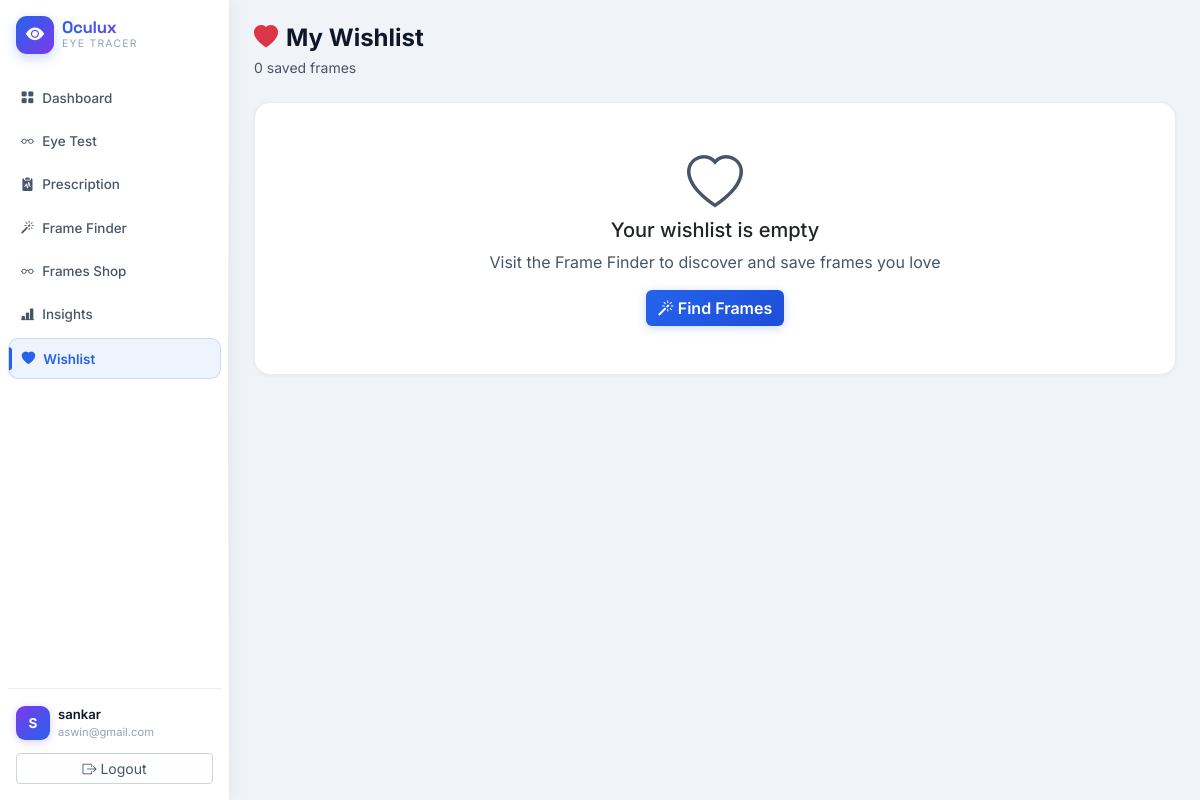
Screenshot of /wishlist (signed in) with the database file from the repository.
### app.py (models this page shows)
class User(UserMixin, db.Model):
    __tablename__ = 'users'
    id = db.Column(db.Integer, primary_key=True)
    name = db.Column(db.String(120), nullable=False)
    age  = db.Column(db.Integer)
    email = db.Column(db.String(120), unique=True, nullable=False)
    password_hash = db.Column(db.String(256), nullable=False)
    created_at = db.Column(db.DateTime, default=datetime.utcnow)
    prescriptions = db.relationship('Prescription', backref='user', lazy=True)
    eye_tests     = db.relationship('EyeTestSession', backref='user', lazy=True)
    wishlist      = db.relationship('WishlistItem', backref='user', lazy=True)
    preferences   = db.relationship('UserPreference', backref='user', uselist=False, lazy=True)

### app.py (the view)
@app.route('/wishlist')
@login_required
def wishlist():
    items = WishlistItem.query.filter_by(user_id=current_user.id).order_by(WishlistItem.added_at.desc()).all()
    return render_template('wishlist.html', items=items)

### app.py (called while the page is built)
@login_manager.user_loader
def load_user(uid):
    return User.query.get(int(uid))

@app.context_processor
def inject_now():
    return {'now': datetime.utcnow()}

### templates/wishlist.html (shortened to what this page needs)
{% extends 'base.html' %}
{% block content %}
<div class="d-flex align-items-center gap-3 mb-4">
  <div>
    <h4 class="fw-bold mb-1"><i class="bi bi-heart-fill me-2 text-danger"></i>My Wishlist</h4>
    <p class="text-secondary small mb-0">{{ items|length }} saved frame{% if items|length != 1 %}s{% endif %}</p>
  </div>
</div>
{% if items %}
<div class="row g-3" id="wishlistGrid">
  {% for item in items %}
  <div class="col-6 col-md-4 col-lg-3" id="witem{{ item.id }}">
    <div class="card card-dark h-100 frame-card">
      <div class="card-body text-center">
        <div class="frame-svg-container mb-3" id="svgContainer{{ item.id }}"></div>
        <h6 class="fw-semibold mb-1" style="color:var(--text-primary)">{{ item.frame_name }}</h6>
        <p class="text-secondary small mb-1">{{ item.frame_type }}</p>
        <p class="text-secondary" style="font-size:.72rem">{{ item.rim_type }}</p>
        <p class="text-secondary" style="font-size:.7rem"><i class="bi bi-calendar me-1"></i>{{ item.added_at.strftime('%d %b %Y') }}</p>
        <div class="d-flex gap-1 justify-content-center flex-wrap">
          {% for store, icon, color in [('Lenskart','bag','primary'),('Specsmakers','shop','info'),('Titan Eye+','gem','warning'),('John Jacobs','award','success')] %}
          <a href="https://www.{{ store.lower().replace(' ','').replace('+','plus').replace('jacobs','jacobs') }}.com/search?q={{ item.frame_type|urlencode }}"
             target="_blank" class="btn btn-xs btn-outline-{{ color }}" style="font-size:.65rem;padding:2px 6px">{{ store }}</a>
          {% endfor %}
        </div>
      </div>
      <div class="card-footer border-secondary d-flex gap-2">
        <div class="form-check mb-0"><input class="form-check-input compare-check" type="checkbox" value="{{ item.id }}" id="cmp{{ item.id }}"><label class="form-check-label text-secondary small" for="cmp{{ item.id }}">Compare</label></div>
        <button class="btn btn-sm btn-outline-danger ms-auto" onclick="removeWishlist({{ item.id }})"><i class="bi bi-trash"></i></button>
      </div>
    </div>
  </div>
  {% endfor %}
</div>
<div class="modal fade" id="compareModal" tabindex="-1">
  <div class="modal-dialog modal-xl">
    <div class="modal-content ">
      <div class="modal-header" style="border-color:var(--border-subtle)">
        <h5 class="modal-title fw-bold"><i class="bi bi-columns-gap me-2"></i>Frame Comparison</h5>
        <button type="button" class="btn-close btn-close" data-bs-dismiss="modal"></button>
      </div>
      <div class="modal-body" id="compareBody"></div>
    </div>
  </div>
</div>
{% else %}
<div class="card card-dark">
  <div class="card-body text-center py-5">
    <i class="bi bi-heart display-4 text-secondary"></i>
    <h5 mt-3">Your wishlist is empty</h5>
    <p class="text-secondary">Visit the Frame Finder to discover and save frames you love</p>
    <a href="{{ url_for('frame_finder') }}" class="btn btn-primary"><i class="bi bi-magic me-1"></i>Find Frames</a>
  </div>
</div>
{% endif %}
{% endblock %}

### templates/base.html (shortened to what this page needs)
<!DOCTYPE html>
<html lang="en">
<head>
<link href="https://cdn.jsdelivr.net/npm/bootstrap@5.3.3/dist/css/bootstrap.min.css" rel="stylesheet">
<link href="https://cdn.jsdelivr.net/npm/bootstrap-icons@1.11.3/font/bootstrap-icons.min.css" rel="stylesheet">
<link href="{{ url_for('static', filename='css/style.css') }}" rel="stylesheet">
</head>
<body style="background:var(--bg-void)">
{% if current_user.is_authenticated %}
<div class="d-flex vh-100 overflow-hidden">
  <nav class="sidebar d-flex flex-column flex-shrink-0 py-3 px-2" id="sidebar">
    <div class="sidebar-brand d-flex align-items-center gap-2 px-2 mb-4">
      <div class="brand-icon"><i class="bi bi-eye-fill"></i></div>
      <div>
        <div class="brand-name">Oculux</div>
        <div class="brand-sub">Eye Tracer</div>
      </div>
    </div>
    <ul class="nav flex-column gap-1 flex-grow-1">
      <li><a href="{{ url_for('dashboard') }}" class="nav-link sidebar-link {% if request.endpoint=='dashboard' %}active{% endif %}"><i class="bi bi-grid-fill me-2"></i>Dashboard</a></li>
      <li><a href="{{ url_for('eye_test') }}" class="nav-link sidebar-link {% if request.endpoint=='eye_test' %}active{% endif %}"><i class="bi bi-eyeglasses me-2"></i>Eye Test</a></li>
      <li><a href="{{ url_for('prescription') }}" class="nav-link sidebar-link {% if request.endpoint=='prescription' %}active{% endif %}"><i class="bi bi-clipboard2-pulse-fill me-2"></i>Prescription</a></li>
      <li><a href="{{ url_for('frame_finder') }}" class="nav-link sidebar-link {% if request.endpoint=='frame_finder' %}active{% endif %}"><i class="bi bi-magic me-2"></i>Frame Finder</a></li>
      <li><a href="{{ url_for('frames') }}" class="nav-link sidebar-link {% if request.endpoint=='frames' %}active{% endif %}"><i class="bi bi-eyeglasses me-2"></i>Frames Shop</a></li>
      <li><a href="{{ url_for('insights') }}" class="nav-link sidebar-link {% if request.endpoint=='insights' %}active{% endif %}"><i class="bi bi-bar-chart-line-fill me-2"></i>Insights</a></li>
      <li><a href="{{ url_for('wishlist') }}" class="nav-link sidebar-link {% if request.endpoint=='wishlist' %}active{% endif %}"><i class="bi bi-heart-fill me-2"></i>Wishlist</a></li>
    </ul>
    <div class="mt-auto px-2 pt-3" style="border-top:1px solid var(--border-subtle)">
      <div class="d-flex align-items-center gap-2 mb-2">
        <div class="user-avatar">{{ current_user.name[0].upper() }}</div>
        <div>
          <div class="fw-semibold" style="font-size:.82rem;color:var(--text-primary)">{{ current_user.name }}</div>
          <div style="font-size:.7rem;color:var(--text-muted)">{{ current_user.email }}</div>
        </div>
      </div>
      <a href="{{ url_for('logout') }}" class="btn btn-sm btn-outline-secondary w-100 mt-1"><i class="bi bi-box-arrow-right me-1"></i>Logout</a>
    </div>
  </nav>
  <main class="flex-grow-1 overflow-auto p-4" id="main-content">
    {% block content %}{% endblock %}
  </main>
</div>
{% else %}
{% block auth_content %}{% endblock %}
{% endif %}
</body>
</html>

### static/css/style.css (style rules this page uses)
:root { --sidebar-width: 230px; --bg-void: #f0f4f9; --bg-dark: #e8edf5; --bg-surface: #ffffff; --bg-card: #ffffff; --bg-card-hover: #f8fafc; --bg-elevated: #f1f5fb; --accent: #2563eb; --accent-dim: #1d4ed8; --accent-glow: rgba(37,99,235,.12); --accent-glow-sm: rgba(37,99,235,.06); --accent-2: #0ea5e9; --accent-purple: #7c3aed; --accent-violet: rgba(124,58,237,.1); --green: #059669; --green-dim: rgba(5,150,105,.1); --amber: #d97706; --amber-dim: rgba(217,119,6,.08); --red: #dc2626; --red-dim: rgba(220,38,38,.08); --text-primary: #0f172a; --text-secondary: #475569; --text-muted: #94a3b8; --border: rgba(37,99,235,.15); --border-subtle: rgba(15,23,42,.08); --border-strong: rgba(37,99,235,.35); }
*,*::before,*::after { box-sizing:border-box }
body { font-family:'Inter',-apple-system,BlinkMacSystemFont,sans-serif;background:var(--bg-void);color:var(--text-primary);overflow-x:hidden }
.sidebar { width:var(--sidebar-width);background:#ffffff;border-right:1px solid var(--border-subtle);transition:width .3s cubic-bezier(.4,0,.2,1);z-index:100;box-shadow:2px 0 16px rgba(15,23,42,.06);position:relative }
.sidebar::after { content:'';position:absolute;top:0;right:0;width:1px;height:100%;background:linear-gradient(180deg,transparent,#cbd5e1,transparent);opacity:.5 }
.brand-icon { width:38px;height:38px;background:linear-gradient(135deg,var(--accent) 0%,var(--accent-purple) 100%);border-radius:11px;display:flex;align-items:center;justify-content:center;color:#fff;font-size:1.15rem;flex-shrink:0;box-shadow:0 4px 12px rgba(37,99,235,.25) }
.brand-name { font-family:'Space Grotesk',sans-serif;font-weight:700;font-size:1.05rem;background:linear-gradient(90deg,var(--accent),var(--accent-purple));-webkit-background-clip:text;-webkit-text-fill-color:transparent;background-clip:text;letter-spacing:-.02em;line-height:1 }
.brand-sub { font-size:.65rem;color:var(--text-muted);letter-spacing:.12em;text-transform:uppercase }
.sidebar-link { border-radius:10px;padding:.6rem .8rem;font-size:.84rem;font-weight:500;color:var(--text-secondary);transition:all .18s ease;display:flex;align-items:center;position:relative }
.sidebar-link.active { background:rgba(37,99,235,.08);color:var(--accent);font-weight:600;border:1px solid rgba(37,99,235,.18) }
.sidebar-link.active::before { content:'';position:absolute;left:0;top:50%;transform:translateY(-50%);width:3px;height:60%;background:var(--accent);border-radius:0 3px 3px 0 }
.user-avatar { width:34px;height:34px;border-radius:9px;background:linear-gradient(135deg,var(--accent-purple),var(--accent));display:flex;align-items:center;justify-content:center;color:#fff;font-size:.85rem;font-weight:700;flex-shrink:0;box-shadow:0 2px 8px rgba(124,58,237,.25) }
.card-dark { background:var(--bg-card);border:1px solid var(--border-subtle);border-radius:16px;transition:border-color .2s,box-shadow .2s;box-shadow:0 1px 4px rgba(15,23,42,.05) }
.btn-primary { background:linear-gradient(135deg,var(--accent),var(--accent-dim))!important;border:none!important;color:#fff!important;font-weight:600!important;box-shadow:0 2px 10px rgba(37,99,235,.25);transition:all .2s!important }
.btn-outline-secondary { border-color:#cbd5e1!important;color:var(--text-secondary)!important;background:transparent!important }
#main-content { background:var(--bg-void) }
.text-secondary { color:var(--text-secondary)!important }
.fw-bold { color:var(--text-primary) }

### rows the page displays
User: name "S", name "sankar", email "aswin@gmail.com"

### other values shown
{{ items|length }} "0"
